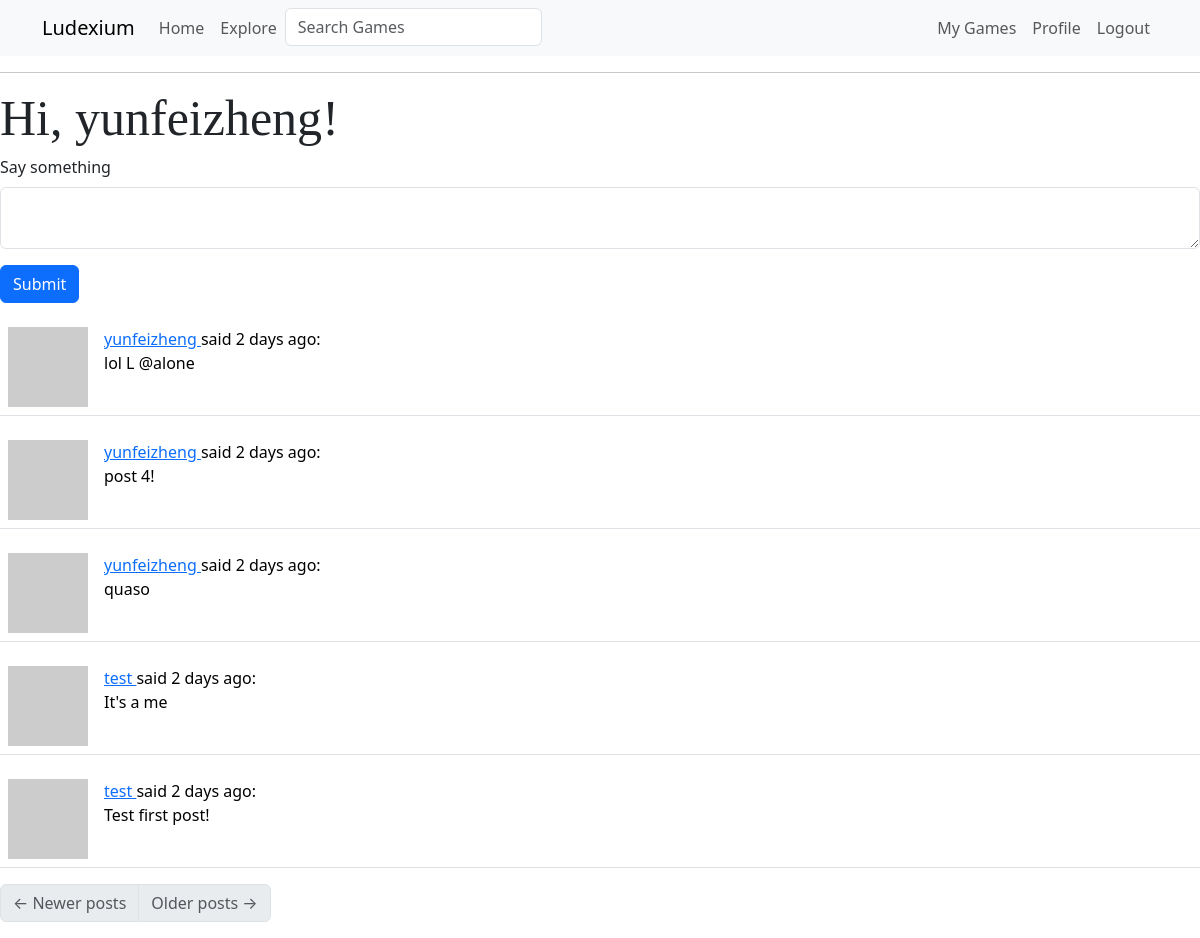
The app's page /index (signed in) with its own data.
### app/models.py (models this page shows, shortened)
class User(UserMixin, db.Model):
    id: so.Mapped[int] = so.mapped_column(primary_key=True)
    username: so.Mapped[str] = so.mapped_column(sa.String(64), index=True, unique=True)
    email: so.Mapped[str] = so.mapped_column(sa.String(120), index=True, unique=True)
    password_hash: so.Mapped[Optional[str]] = so.mapped_column(sa.String(256))
    about_me: so.Mapped[Optional[str]] = so.mapped_column(sa.String(140))
    last_seen: so.Mapped[Optional[datetime]] = so.mapped_column(default=lambda: datetime.now(timezone.utc))
    played_games: so.WriteOnlyMapped['Game'] = so.relationship(
        secondary=played_games, primaryjoin=(played_games.c.player_id == id),
        back_populates='players')
    posts: so.WriteOnlyMapped['Post'] = so.relationship(back_populates='author')
    following: so.WriteOnlyMapped['User'] = so.relationship(
        secondary=followers, primaryjoin=(followers.c.follower_id == id),
        secondaryjoin=(followers.c.followed_id == id),
        back_populates='followers')
    followers: so.WriteOnlyMapped['User'] = so.relationship(
        secondary=followers, primaryjoin=(followers.c.followed_id == id),
        secondaryjoin=(followers.c.follower_id == id),
        back_populates='following')
    def avatar(self, size):
        digest = md5(self.email.lower().encode('utf-8')).hexdigest()
        return f'https://www.gravatar.com/avatar/{digest}?d=identicon&s={size}'
    def following_posts(self):
        Author = so.aliased(User)
        Follower = so.aliased(User)
        return (
            sa.select(Post)
            .join(Post.author.of_type(Author))
            .join(Author.followers.of_type(Follower), isouter=True)
            .where(sa.or_(
                Follower.id == self.id,
                Author.id == self.id,
            ))
            .group_by(Post)
            .order_by(Post.timestamp.desc())
        )

class Post(db.Model):
    id: so.Mapped[int] = so.mapped_column(primary_key=True)
    body: so.Mapped[str] = so.mapped_column(sa.String(140))
    timestamp: so.Mapped[datetime] = so.mapped_column(index=True, default=lambda: datetime.now(timezone.utc))
    user_id: so.Mapped[int] = so.mapped_column(sa.ForeignKey(User.id), index=True)
    author: so.Mapped[User] = so.relationship(back_populates='posts')

### app/routes.py (the view)
@app.route('/', methods=['GET', 'POST'])
@app.route('/index', methods=['GET', 'POST'])
@login_required
def index():
    form = PostForm()
    if form.validate_on_submit():
        post = Post(body=form.post.data, author=current_user)
        db.session.add(post)
        db.session.commit()
        flash('Your post is now live!')
        return redirect(url_for('index'))
    page = request.args.get('page', 1, type=int)
    posts = db.paginate(current_user.following_posts(), page=page, per_page=app.config['POSTS_PER_PAGE'], error_out=False)
    next_url = url_for('index', page=posts.next_num) if posts.has_next else None
    prev_url = url_for('index', page=posts.prev_num) if posts.has_prev else None
    return render_template('index.html', title='Home', form=form, posts=posts.items,
                           next_url=next_url, prev_url=prev_url)

### app/forms.py
class SearchForm(FlaskForm):
    q = StringField('Search Games', validators=[DataRequired()])
    def __init__(self, *args, **kwargs):
        if 'formdata' not in kwargs:
            kwargs['formdata'] = request.args
        if 'meta' not in kwargs:
            kwargs['meta'] = {'csrf': False}
        super(SearchForm, self).__init__(*args, **kwargs)

class PostForm(FlaskForm):
    post = TextAreaField('Say something', validators=[
        DataRequired(), Length(min=1, max=140)])
    submit = SubmitField('Submit')

### app/models.py (called while the page is built)
@login.user_loader
def load_user(id):
    return db.session.get(User, int(id))

### app/routes.py (called while the page is built)
@app.before_request
def before_request():
    if current_user.is_authenticated:
        current_user.last_seen = datetime.now(timezone.utc)
        g.search_form = SearchForm()
        db.session.commit()

### app/templates/index.html (shortened to what this page needs)
{% extends "base.html" %}
{% import "bootstrap_wtf.html" as wtf %}
{% block content %}
    <h1>Hi, {{ current_user.username }}!</h1>
    {% if form %}
    {{ wtf.quick_form(form) }}
    {% endif %}
    {% for post in posts %}
        {% include '_post.html' %}
    {% endfor %}
    <nav aria-label="Post navigation">
        <ul class="pagination">
            <li class="page-item{% if not prev_url %} disabled{% endif %}">
                <a class="page-link" href="{{ prev_url }}">
                    <span aria-hidden="true">&larr;</span> Newer posts
                </a>
            </li>
            <li class="page-item{% if not next_url %} disabled{% endif %}">
                <a class="page-link" href="{{ next_url }}">
                    Older posts <span aria-hidden="true">&rarr;</span>
                </a>
            </li>
        </ul>
    </nav>
{% endblock %}

### app/templates/_post.html
<table class="table table-hover">
    <tr>
        <td width="70px">
            <a href="{{ url_for('user', username=post.author.username) }}">
                <img src="{{ post.author.avatar(70) }}" />
            </a>
        </td>
        <td>
            <a href="{{ url_for('user', username=post.author.username) }}">
                {{ post.author.username }}
            </a>
            said {{ moment(post.timestamp).fromNow() }}:
            <br>
            {{ post.body }}
        </td>
    </tr>
</table>

### app/templates/index.html (style rules this page uses)
h1 { font: 50px red Arial }

### records on screen
User: username "yunfeizheng"
Post: author.username "yunfeizheng", timestamp "2 days ago", body "lol L @alone"
Post: author.username "yunfeizheng", timestamp "2 days ago", body "post 4!"
Post: author.username "yunfeizheng", timestamp "2 days ago", body "quaso"
Post: author.username "test", timestamp "2 days ago", body "It's a me"
Post: author.username "test", timestamp "2 days ago", body "Test first post!"

### other values on screen
{{ field.label(class='form-label') }} "Say something"
